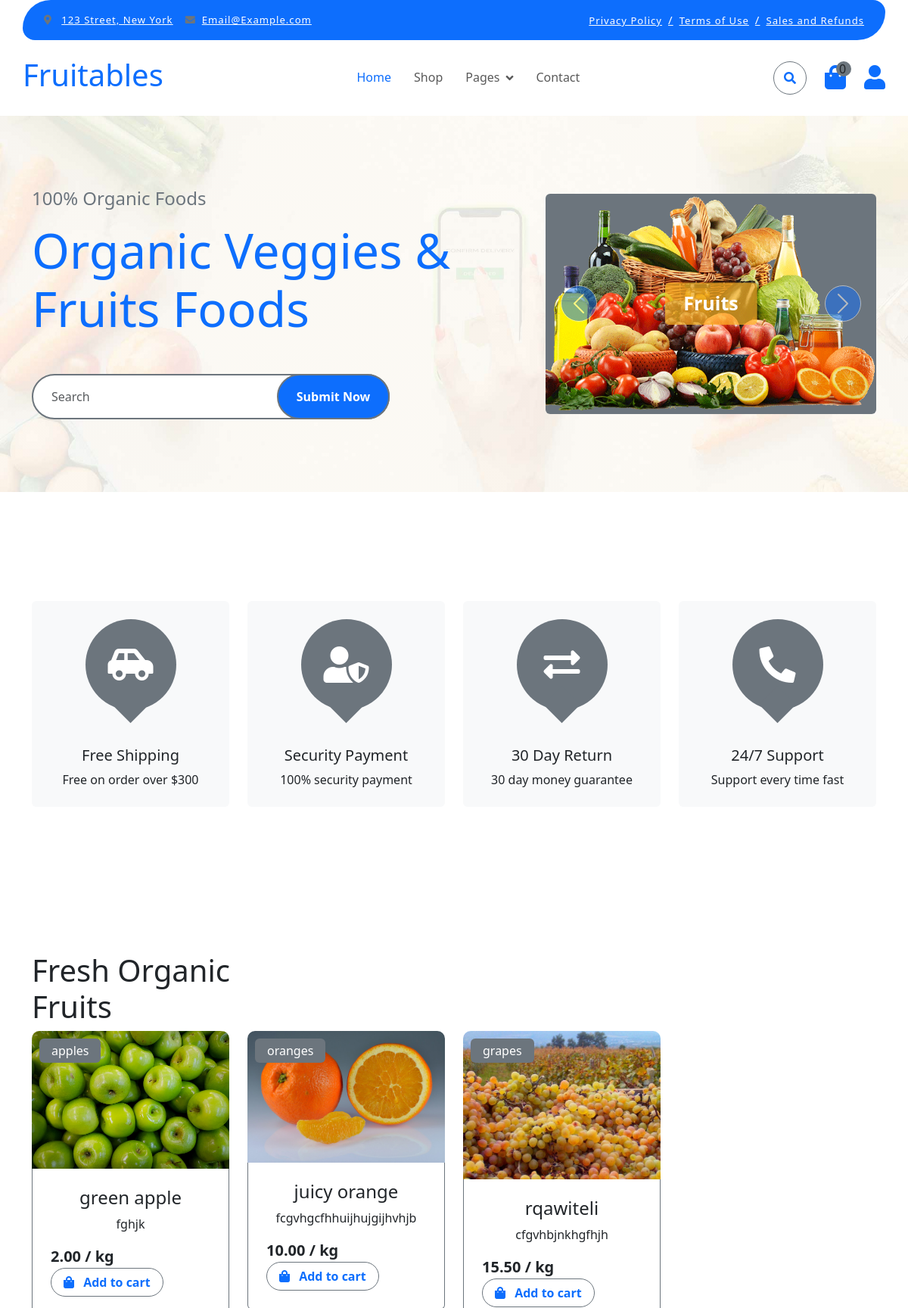
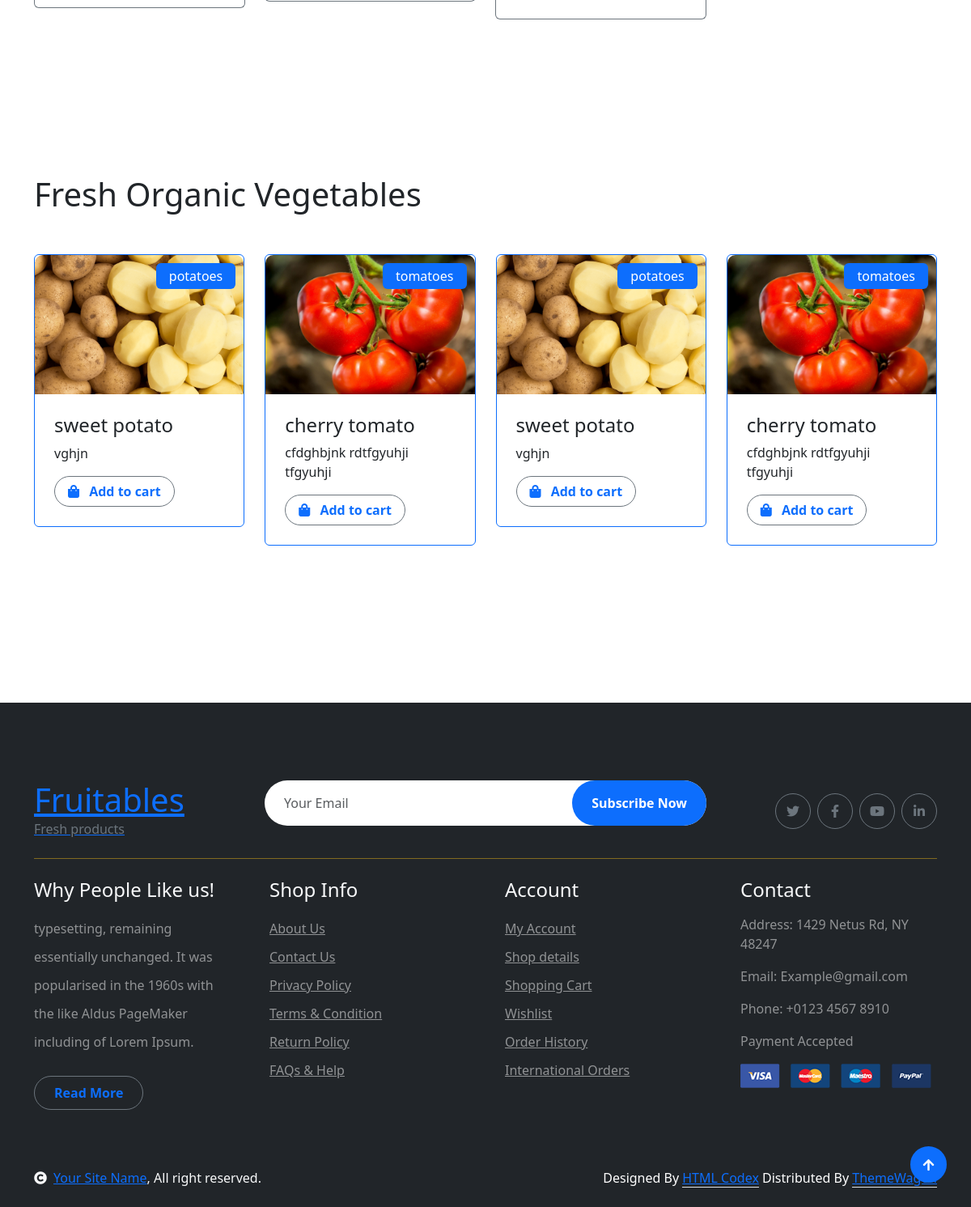
The page / on the database its author committed (2 pictures, top to bottom).
### store/models.py (models this page shows, shortened)
class Product(models.Model):
    name = models.CharField(max_length=200)
    description = models.TextField()
    price = models.DecimalField(max_digits=10, decimal_places=2)
    product_image = models.ImageField(upload_to='products/')
    product_thumbnail = models.ImageField(upload_to='products/thumbnails/', editable=False, null=True, blank=True)
    slug = models.SlugField(unique=True)
    quantity = models.IntegerField(default=0)
    category = models.ForeignKey(Category, on_delete=models.CASCADE, related_name='products', null=True)
    tag = models.ManyToManyField(ProductTag, related_name='tags')

class Category(MPTTModel):
    category_name = models.CharField(max_length=100)
    slug = models.SlugField(unique=True, null=True)
    parent = TreeForeignKey('self', on_delete=models.CASCADE, null=True, blank=True, related_name='children')
    class MPTTMeta:
        order_insertion_by = ['category_name']
    class Meta:
        verbose_name_plural = "Categories"

### store/views.py (the view)
# urls.py: path('', views.HomeView.as_view(), name='home'),
class HomeView(View):
    def get(self, request, *args, **kwargs):
        parent_categories = Category.objects.filter(parent__isnull=True)
        fruits_category = Category.objects.filter(category_name='fruits').first()
        fruits_products = Product.objects.none()
        if fruits_category:
            fruits_products = Product.objects.filter(category__in=fruits_category.get_children())
        vegetables_category = Category.objects.filter(category_name='vegetables').first()
        vegetables_products = Product.objects.none()
        if vegetables_category:
            vegetables_products = Product.objects.filter(category__in=vegetables_category.get_children())
        context = {
            'parent_categories': parent_categories,
            'fruits_products': fruits_products,
            'vegetables_products': vegetables_products,
        }
        return render(request, 'index.html', context=context)

### order/context_processors.py (called while the page is built)
def cart_items(request):
    total_items = 0
    if request.user.is_authenticated:
        cart, created = Cart.objects.get_or_create(user=request.user)
        total_items = sum(item.quantity for item in cart.items.all())
    return {
        'total_items': total_items,
    }

### templates/index.html (shortened to what this page needs)
{% extends 'base.html' %}
{% load static %}
{% block content %}
        <div class="container-fluid py-5 mb-5 hero-header">
            <div class="container py-5">
                <div class="row g-5 align-items-center">
                    <div class="col-md-12 col-lg-7">
                        <h4 class="mb-3 text-secondary">100% Organic Foods</h4>
                        <h1 class="mb-5 display-3 text-primary">Organic Veggies & Fruits Foods</h1>
                        <div class="position-relative mx-auto">
                            <form method="GET" action="{% url 'main_category' %}" class="position-relative mx-auto">
                                <input class="form-control border-2 border-secondary w-75 py-3 px-4 rounded-pill"
                                       type="text" name="q" placeholder="Search" required>
                                <button type="submit" class="btn btn-primary border-2 border-secondary py-3 px-4
                                        position-absolute rounded-pill text-white h-100" style="top: 0; right: 25%;">
                                    Submit Now
                                </button>
                            </form>
                        </div>
                    </div>
                    <div class="col-md-12 col-lg-5">
                        <div id="carouselId" class="carousel slide position-relative" data-bs-ride="carousel">
                            <div class="carousel-inner" role="listbox">
                                <div class="carousel-item active rounded">
                                    <img src="{% static 'img/hero-img-1.png' %}" class="img-fluid w-100 h-100 bg-secondary rounded" alt="First slide">
                                    <a href="#" class="btn px-4 py-2 text-white rounded">Fruits</a>
                                </div>
                            </div>
                            <button class="carousel-control-prev" type="button" data-bs-target="#carouselId" data-bs-slide="prev">
                                <span class="carousel-control-prev-icon" aria-hidden="true"></span>
                            </button>
                            <button class="carousel-control-next" type="button" data-bs-target="#carouselId" data-bs-slide="next">
                                <span class="carousel-control-next-icon" aria-hidden="true"></span>
                            </button>
                        </div>
                    </div>
                </div>
            </div>
        </div>
        <div class="container-fluid featurs py-5">
            <div class="container py-5">
                <div class="row g-4">
                    <div class="col-md-6 col-lg-3">
                        <div class="featurs-item text-center rounded bg-light p-4">
                            <div class="featurs-icon btn-square rounded-circle bg-secondary mb-5 mx-auto">
                                <i class="fas fa-car-side fa-3x text-white"></i>
                            </div>
                            <div class="featurs-content text-center">
                                <h5>Free Shipping</h5>
                                <p class="mb-0">Free on order over $300</p>
                            </div>
                        </div>
                    </div>
                    <div class="col-md-6 col-lg-3">
                        <div class="featurs-item text-center rounded bg-light p-4">
                            <div class="featurs-icon btn-square rounded-circle bg-secondary mb-5 mx-auto">
                                <i class="fas fa-user-shield fa-3x text-white"></i>
                            </div>
                            <div class="featurs-content text-center">
                                <h5>Security Payment</h5>
                                <p class="mb-0">100% security payment</p>
                            </div>
                        </div>
                    </div>
                    <div class="col-md-6 col-lg-3">
                        <div class="featurs-item text-center rounded bg-light p-4">
                            <div class="featurs-icon btn-square rounded-circle bg-secondary mb-5 mx-auto">
                                <i class="fas fa-exchange-alt fa-3x text-white"></i>
                            </div>
                            <div class="featurs-content text-center">
                                <h5>30 Day Return</h5>
                                <p class="mb-0">30 day money guarantee</p>
                            </div>
                        </div>
                    </div>
                    <div class="col-md-6 col-lg-3">
                        <div class="featurs-item text-center rounded bg-light p-4">
                            <div class="featurs-icon btn-square rounded-circle bg-secondary mb-5 mx-auto">
                                <i class="fa fa-phone-alt fa-3x text-white"></i>
                            </div>
                            <div class="featurs-content text-center">
                                <h5>24/7 Support</h5>
                                <p class="mb-0">Support every time fast</p>
                            </div>
                        </div>
                    </div>
                </div>
            </div>
        </div>
        <div class="container-fluid fruite py-5">
            <div class="container py-5">
                <div class="tab-class text-center">
                    <div class="row g-4">
                        <div class="col-lg-4 text-start">
                            <h1>Fresh Organic Fruits</h1>
                        </div>
                    </div>
                    <div class="tab-content">
                        <div id="tab-1" class="tab-pane fade show p-0 active">
                            <div class="row g-4">
                                <div class="col-lg-12">
                                    <div class="row g-4">
                                        {% for product in fruits_products %}
                                        <div class="col-md-6 col-lg-4 col-xl-3">
                                            <div class="rounded position-relative fruite-item">
                                                <div class="fruite-img">
                                                    <img src="{{ product.product_image.url }}" class="img-fluid w-100 rounded-top" alt="">
                                                </div>
                                                <div class="text-white bg-secondary px-3 py-1 rounded position-absolute" style="top: 10px; left: 10px;">{{ product.category.category_name }}</div>
                                                <div class="p-4 border border-secondary border-top-0 rounded-bottom">
                                                    <h4>{{ product.name }}</h4>
                                                    <p>{{ product.description }}</p>
                                                    <div class="d-flex justify-content-between flex-lg-wrap">
                                                        <p class="text-dark fs-5 fw-bold mb-0">{{ product.price }} / kg</p>
                                                        <form method="POST" action="{% url 'add_to_cart' product.id %}">
                                                            <button type="submit" class="btn border border-secondary rounded-pill px-3 text-primary">
                                                                <i class="fa fa-shopping-bag me-2 text-primary"></i> Add to cart
                                                            </button>
                                                        </form>
                                                    </div>
                                                </div>
                                            </div>
                                        </div>
                                        {% endfor %}
                                    </div>
                                </div>
                            </div>
                        </div>
                    </div>
                </div>
            </div>
        </div>
        <div class="container-fluid vesitable py-5">
            <div class="container py-5">
                <h1 class="mb-0">Fresh Organic Vegetables</h1>
                <div class="owl-carousel vegetable-carousel justify-content-center">
                    {% for product in vegetables_products %}
                    <div class="border border-primary rounded position-relative vesitable-item">
                        <div class="vesitable-img">
                            <img src="{{ product.product_image.url }}" class="img-fluid w-100 rounded-top" alt="">
                        </div>
                        <div class="text-white bg-primary px-3 py-1 rounded position-absolute" style="top: 10px; right: 10px;">{{ product.category.category_name }}</div>
                        <div class="p-4 rounded-bottom">
                            <h4>{{ product.name }}</h4>
                            <p>{{ product.description }}</p>
                            <div class="d-flex justify-content-between flex-lg-wrap">
                                <form method="POST" action="{% url 'add_to_cart' product.id %}">
                                    <button type="submit" class="btn border border-secondary rounded-pill px-3 text-primary">
                                        <i class="fa fa-shopping-bag me-2 text-primary"></i> Add to cart
                                    </button>
                                </form>
                            </div>
                        </div>
                    </div>
                    {% endfor %}
                </div>
            </div>
        </div>
{% endblock %}

### static/css/style.css (style rules this page uses)
.btn { font-weight: 600; transition: .5s; }
.btn-square { width: 32px; height: 32px; }
.btn-square, .btn-sm-square, .btn-md-square, .btn-lg-square { padding: 0; display: flex; align-items: center; justify-content: center; font-weight: normal; }
.btn.border-secondary { transition: 0.5s; }
.hero-header { background: linear-gradient(rgba(248, 223, 173, 0.1), rgba(248, 223, 173, 0.1)), url(../img/hero-img.jpg); background-position: center center; background-repeat: no-repeat; background-size: cover; }
.carousel-item { position: relative; }
.carousel-item a { position: absolute; top: 50%; left: 50%; transform: translate(-50%, -50%); font-size: 25px; background: linear-gradient(rgba(255, 181, 36, 0.7), rgba(255, 181, 36, 0.7)); }
.carousel-control-next, .carousel-control-prev { width: 48px; height: 48px; border-radius: 48px; border: 1px solid var(--bs-white); background: var(--bs-primary); position: absolute; top: 50%; transform: translateY(-50%); }
.carousel-control-next { margin-right: 20px; }
.carousel-control-prev { margin-left: 20px; }
@media (min-width: 992px) { .hero-header, .page-header { margin-top: 152px !important; } }
.featurs .featurs-item .featurs-icon { position: relative; width: 120px; height: 120px; }
.featurs .featurs-item .featurs-icon::after { content: ""; width: 35px; height: 35px; background: var(--bs-secondary); position: absolute; bottom: -10px; transform: translate(-50%); transform: rotate(45deg); background: var(--bs-secondary); }
.fruite .fruite-item { height: 100%; transition: 0.5s; }
.fruite .fruite-item .fruite-img { overflow: hidden; transition: 0.5s; border-radius: 10px 10px 0 0; }
.fruite .fruite-item .fruite-img img { transition: 0.5s; }
.vesitable .vesitable-item { height: 100%; transition: 0.5s; }
.vesitable .vesitable-item .vesitable-img { overflow: hidden; transition: 0.5s; border-radius: 10px 10px 0 0; }
.vesitable .vesitable-item .vesitable-img img { transition: 0.5s; }

### rows shown on the page
Product: product_image (picture), category.category_name "apples", name "green apple", description "fghjk", price "2.00"
Product: product_image (picture), category.category_name "oranges", name "juicy orange", description "fcgvhgcfhhuijhujgijhvhjb", price "10.00"
Product: product_image (picture), category.category_name "grapes", name "rqawiteli", description "cfgvhbjnkhgfhjh", price "15.50"
Product: product_image (picture), category.category_name "potatoes", name "sweet potato", description "vghjn"
Product: product_image (picture), category.category_name "tomatoes", name "cherry tomato", description "cfdghbjnk rdtfgyuhji tfgyuhji"

### other values the page prints
{{ total_items }} "0"
